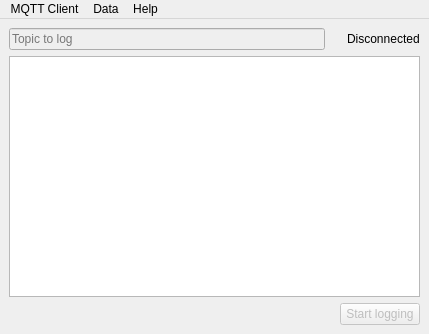
<?xml version="1.0" encoding="UTF-8"?>
<ui version="4.0">
 <class>MainWindow</class>
 <widget class="QMainWindow" name="MainWindow">
  <property name="geometry">
   <rect>
    <x>0</x>
    <y>0</y>
    <width>429</width>
    <height>334</height>
   </rect>
  </property>
  <property name="windowTitle">
   <string>MainWindow</string>
  </property>
  <widget class="QWidget" name="centralwidget">
   <layout class="QVBoxLayout" name="verticalLayout">
    <item>
     <layout class="QHBoxLayout" name="horizontalLayout_2">
      <item>
       <widget class="QLineEdit" name="lineEdit">
        <property name="enabled">
         <bool>false</bool>
        </property>
        <property name="placeholderText">
         <string>Topic to log</string>
        </property>
       </widget>
      </item>
      <item>
       <widget class="Indicator" name="statusIndicator" native="true">
        <property name="minimumSize">
         <size>
          <width>10</width>
          <height>10</height>
         </size>
        </property>
       </widget>
      </item>
      <item>
       <widget class="QLabel" name="statusLabel">
        <property name="text">
         <string>Disconnected</string>
        </property>
       </widget>
      </item>
     </layout>
    </item>
    <item>
     <widget class="QPlainTextEdit" name="plainTextEdit">
      <property name="enabled">
       <bool>true</bool>
      </property>
      <property name="readOnly">
       <bool>true</bool>
      </property>
     </widget>
    </item>
    <item>
     <layout class="QHBoxLayout" name="horizontalLayout">
      <item>
       <spacer name="horizontalSpacer">
        <property name="orientation">
         <enum>Qt::Horizontal</enum>
        </property>
        <property name="sizeHint" stdset="0">
         <size>
          <width>40</width>
          <height>20</height>
         </size>
        </property>
       </spacer>
      </item>
      <item>
       <widget class="QPushButton" name="startStopLogging">
        <property name="enabled">
         <bool>false</bool>
        </property>
        <property name="text">
         <string>Start logging</string>
        </property>
       </widget>
      </item>
     </layout>
    </item>
   </layout>
  </widget>
  <widget class="QMenuBar" name="menubar">
   <property name="geometry">
    <rect>
     <x>0</x>
     <y>0</y>
     <width>429</width>
     <height>20</height>
    </rect>
   </property>
   <widget class="QMenu" name="menuCliente_MQTT">
    <property name="title">
     <string>MQTT Client</string>
    </property>
    <addaction name="actionConectar"/>
    <addaction name="actionDisconnect"/>
    <addaction name="actionPublish"/>
   </widget>
   <widget class="QMenu" name="menuExport">
    <property name="title">
     <string>Data</string>
    </property>
    <addaction name="actionExport_to_CSV"/>
    <addaction name="actionClear"/>
   </widget>
   <widget class="QMenu" name="menuAbout">
    <property name="title">
     <string>Help</string>
    </property>
    <addaction name="actionAbout"/>
    <addaction name="actionAbout_Qt"/>
   </widget>
   <addaction name="menuCliente_MQTT"/>
   <addaction name="menuExport"/>
   <addaction name="menuAbout"/>
  </widget>
  <action name="actionConectar">
   <property name="text">
    <string>Connect</string>
   </property>
   <property name="shortcut">
    <string>Ctrl+M, Ctrl+C</string>
   </property>
  </action>
  <action name="actionDisconnect">
   <property name="text">
    <string>Disconnect</string>
   </property>
   <property name="shortcut">
    <string>Ctrl+M, Ctrl+D</string>
   </property>
  </action>
  <action name="actionPublish">
   <property name="enabled">
    <bool>false</bool>
   </property>
   <property name="text">
    <string>Open publisher</string>
   </property>
  </action>
  <action name="actionExport_to_CSV">
   <property name="text">
    <string>Export to CSV</string>
   </property>
  </action>
  <action name="actionClear">
   <property name="text">
    <string>Clear</string>
   </property>
  </action>
  <action name="actionAbout">
   <property name="text">
    <string>About</string>
   </property>
  </action>
  <action name="actionAbout_Qt">
   <property name="text">
    <string>About Qt</string>
   </property>
  </action>
 </widget>
 <customwidgets>
  <customwidget>
   <class>Indicator</class>
   <extends>QWidget</extends>
   <header>indicator.h</header>
   <container>1</container>
  </customwidget>
 </customwidgets>
 <resources/>
 <connections/>
</ui>
